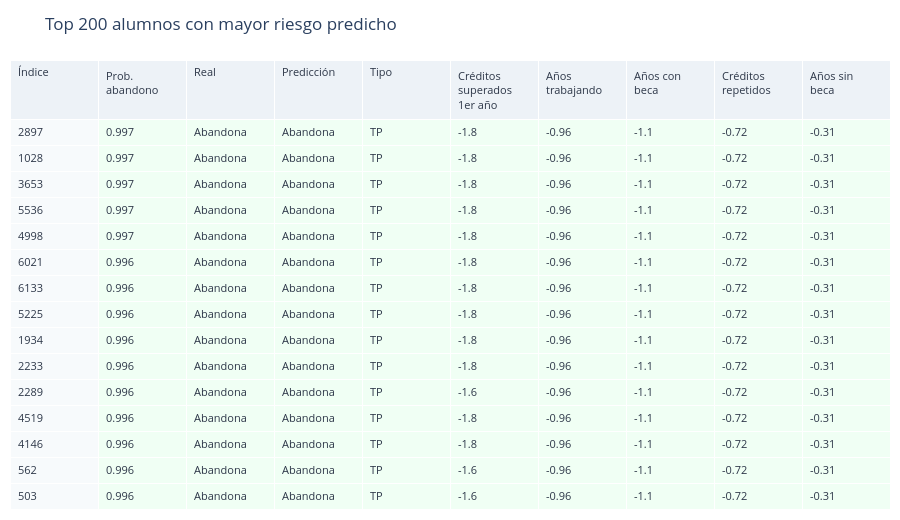

Notebook source saved alongside this figure:
### Code cell
# ============================================================
# CELDA 6: GRÁFICO 3 — TABLA INTERACTIVA DE ALUMNOS
# Top 200 alumnos con mayor probabilidad predicha.
# Ordenable por columna. Coloreada por tipo de clasificación.
# ============================================================
top200_idx = np.argsort(y_prob)[::-1][:200]

df_tabla = pd.DataFrame({
    'Índice':         top200_idx,
    'Prob. abandono': y_prob[top200_idx].round(3),
    'Real':           ['Abandona' if v==1 else 'No abandona' for v in y_true[top200_idx]],
    'Predicción':     ['Abandona' if v==1 else 'No abandona' for v in y_pred[top200_idx]],
    'Tipo':           tipo_cls[top200_idx],
})

# Añadir top 5 features
top5_feat = [feature_names[i] for i in top12_idx[:5]]
for f in top5_feat:
    df_tabla[nombre_legible(f)] = X_test.iloc[top200_idx][f].values.round(2)

colores_fila = {'TP':'#f0fff4','TN':'#ebf8ff','FP':'#fffbeb','FN':'#fff5f5'}
fill_colors  = [[colores_fila.get(t, 'white') for t in df_tabla['Tipo']]]

fig_tabla = go.Figure(go.Table(
    header=dict(
        values=list(df_tabla.columns),
        fill_color='#edf2f7',
        font=dict(size=11, color='#2d3748'),
        align='left', height=32,
    ),
    cells=dict(
        values=[df_tabla[c] for c in df_tabla.columns],
        fill_color=['#f7fafc'] + fill_colors * (len(df_tabla.columns)-1),
        font=dict(size=11, color='#2d3748'),
        align='left', height=26,
    )
))
fig_tabla.update_layout(
    title='Top 200 alumnos con mayor riesgo predicho',
    height=520, width=900,
    margin=dict(t=60, b=10, l=10, r=10),
)
fig_tabla.show()
print('✅ Tabla interactiva generada.')

### Figure 1 — Plotly figure (JSON) as saved in the notebook; plotly's stock layout.template omitted (floating-point values rounded to 4 significant figures; data arrays with more than 128 entries replaced by an {"elided": "..."} marker saying what was removed)
{"data": [{"cells": {"align": "left", "fill": {"color": ["#f7fafc", {"elided": "200 str values"}, {"elided": "200 str values"}, {"elided": "200 str values"}, {"elided": "200 str values"}, {"elided": "200 str values"}, {"elided": "200 str values"}, {"elided": "200 str values"}, {"elided": "200 str values"}, {"elided": "200 str values"}]}, "font": {"color": "#2d3748", "size": 11}, "height": 26, "values": {"elided": "10x200 mixed values"}}, "header": {"align": "left", "fill": {"color": "#edf2f7"}, "font": {"color": "#2d3748", "size": 11}, "height": 32, "values": ["Índice", "Prob. abandono", "Real", "Predicción", "Tipo", "Créditos superados 1er año", "Años trabajando", "Años con beca", "Créditos repetidos", "Años sin beca"]}, "type": "table"}], "layout": {"height": 520, "margin": {"b": 10, "l": 10, "r": 10, "t": 60}, "title": {"text": "Top 200 alumnos con mayor riesgo predicho"}, "width": 900}}
